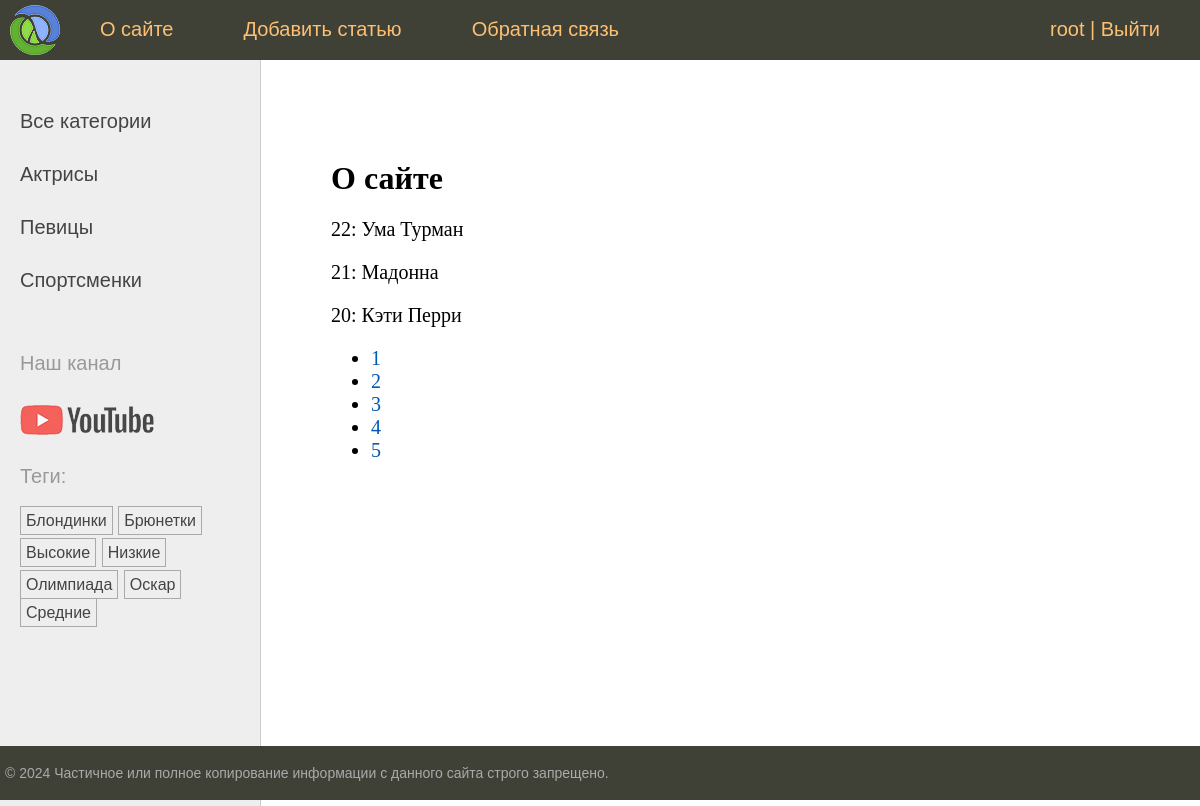
The page /about/ (signed in) on the database its author committed.
### women/models.py (models this page shows, shortened)
class Category(models.Model):  # Модель Category в виде класса для связи many-to-one (нашей первичной модели category)
    name = models.CharField(max_length=100, db_index=True, verbose_name="Категория")  # имя категории + индекс-е поле
    slug = models.SlugField(max_length=255, unique=True, db_index=True)  # поле для обращения по slug + index
    class Meta:  # мета класс для вывода класса Category в админ панель
        verbose_name = "Категория"
        verbose_name_plural = "Категории"
    def get_absolute_url(self):  # метод для формирования URl адреса (см шаблон в list_categories.html)
        return reverse('category', kwargs={'cat_slug': self.slug})  # возвращает с помощью reverse маршрут по

class TagPost(models.Model):  # модель для тегов наследуем от класса Model
    tag = models.CharField(max_length=100, db_index=True)  # название тега(индексированное) + max длина 100 символов
    slug = models.SlugField(max_length=255, unique=True, db_index=True)  # поле для slug (уникален и индексирован)
    def get_absolute_url(self):  # метод возвращает url для конкретного тега(также отвечает в админке-смотреть на сайте)
        return reverse('tag', kwargs={'tag_slug': self.slug})  # slug берется из бд и формируется маршрут

class Women(models.Model):  # наш класс-модель с полями для таблицы
    class Status(models.IntegerChoices):  # класс для именовывания опубликованных/не опубликованных статей в виджете
        DRAFT = 0, 'Черновик'  # название-статус в виджете в виде кортежа с int
        PUBLISHED = 1, 'Опубликовано'  # - костыль в 20 строке - преобразует 1 и 0 в булевы значения
    title = models.CharField(max_length=255, verbose_name="Заголовок")  # Заголовок с максимальным кол-во символов
    slug = models.SlugField(max_length=255, unique=True, db_index=True, verbose_name="Slug",  # связка с slug в urls
                            validators=[  # стандартные валидаторы для slug + сообщение
                                MinLengthValidator(5, message="Минимум 5 символов"),
                                MaxLengthValidator(100, message="Максимум 100 символов")])
    photo = models.ImageField(upload_to="photos/%y/%m/%d", default=None,  # поле для загрузки фото для постов +
                              blank=True, null=True, verbose_name="Фото")  # параметры загрузки(каталог, имя...)
    content = models.TextField(blank=True, verbose_name="Текст статьи")  # Поле для текста(статьи) с доступно пустым
    time_create = models.DateTimeField(auto_now_add=True, verbose_name="Время создания")  # авто заполнение времени
    time_update = models.DateTimeField(auto_now=True, verbose_name="Время изменения")  # меняющееся при каждом изменении
    is_published = models.BooleanField(choices=tuple(map(lambda x: (bool(x[0]), x[1]), Status.choices)),  # Публикация +
                                       default=Status.DRAFT, verbose_name="Статус")  # костыль "опубликовано" в админке
    cat = models.ForeignKey('Category', on_delete=models.PROTECT, related_name='posts', verbose_name="Категории")
    tags = models.ManyToManyField('TagPost', blank=True, related_name='tags', verbose_name="Теги")  # many-to-many
    husband = models.OneToOneField('Husband', on_delete=models.SET_NULL,  # вывести Null в поле, где были удалены данные
                                   null=True, blank=True, related_name='wuman', verbose_name="Муж")
    author = models.ForeignKey(get_user_model(), on_delete=models.SET_NULL,  # атрибут связывает конкретную статью с её
                               related_name='posts', null=True, default=None)  # Автором. Получение модели get_user_mo-l
    objects = models.Manager()  # пользовательский менеджер по умолчанию (работает, если published не активен)
    published = PublishedManager()  # пользовательский менеджер публикаций(да/нет)
    class Meta:  # спец класс для сортировки полей модели Women с методом ordering и indexes + порядок сортировки
        verbose_name = "Известные женщины"  # заголовок для админки
        verbose_name_plural = "Известные женщины"  # заголовок во множественном числе (без -s)
        ordering = ['-time_create']  # порядок сортировки
        indexes = [  # список индексированных полей для ускорения сортировки
            models.Index(fields=['-time_create'])  # class Meta - для управления сортировкой на уровне класса
        ]

### women/views.py (the view)
# urls.py: path('about/', views.about, name='about'),  # маршрут about(о сайте)
@login_required  # декоратор, ограничивает доступ не авторизованным пользователям + можно указать адрес перенаправления
def about(request):  # ф-я представления about(о сайте) + render ( 3 - аргумент в виде словаря в шаблоне about)
    contact_list = Women.published.all()  # Взять все опубликованные записи из модели Women
    paginator = Paginator(contact_list, 3)  # Класс Paginator, все опубл записи + кол-во элементов на странице
    page_number = request.GET.get('page')  # Через GET-запрос получить номер ('page') для отображения текущей страницы
    page_obj = paginator.get_page(page_number)  # получить текущую страницу по номеру (page_number)
    return render(request, 'women/about.html',
                  {'title': 'О сайте', 'page_obj': page_obj})  # путь к шаблону + передача формы в шаблоны

### users/context_processors.py (called while the page is built)
def get_women_context(request):  # Конт-й шаблонный проц-р для отображения главного меню
    return {'mainmenu': menu}  # вернуть словарь и автоматически передать его во все шаблоны + переменная menu

### women/models.py (called while the page is built)
    def get_queryset(self):  # возвращает опубликованные посты(спец метод базового класса)
        return super().get_queryset().filter(is_published=Women.Status.PUBLISHED)  # возвращает опубликованные статьи

### women/templatetags/women_tags.py (called while the page is built)
@register.inclusion_tag('women/list_categories.html')  # inclusion тэг формирует шаблон и возвр-т фрагмент HTML-страницы
def show_categories(cat_selected=0):  # ф-я возвращает обработанную HTML-страницу
    cats = Category.objects.annotate(total=Count("posts")).filter(total__gt=0)  # вывод категорий, связанных с
    return {'cats': cats, 'cat_selected': cat_selected}  # возвращает список cats_db по переменной cats

@register.inclusion_tag('women/list_tags.html')  # шаблонный тег для отображения тегов в левом сайдбаре
def show_all_tags():
    return {'tags': TagPost.objects.annotate(total=Count("tags")).filter(total__gt=0)}  # возвращает теги из модели

### women/templates/women/about.html
{% extends 'base.html' %}
{% block content %}
<h1>{{ title }}</h1>
{% for item in page_obj %}
<p>{{ item.pk }}: {{ item.title }}</p>
{% endfor %}
<nav>
    <ul>
        {% for p in page_obj.paginator.page_range %}
        <li>
            <a href="?page={{ p }}">{{ p }}</a>
        </li>
        {% endfor %}
    </ul>
</nav>
{% endblock %}

### templates/base.html (shortened to what this page needs)
{% load static %}
{% load women_tags %}
<html>
<head>
	<link type="text/css" href="{% static 'women/css/styles.css' %}" rel="stylesheet" />
</head>
<body>
<table class="table-page" border=0 cellpadding="0" cellspacing="0">
<tr><td valign=top>
{% block mainmenu %}
		<div class="header">
			<ul id="mainmenu" class="mainmenu">
			<li class="logo"><a href="{% url 'home' %}"><div class="logo"></div></a></li>
{% for m in mainmenu %}
	<li><a href="{% url m.url_name %}">{{m.title}}</a></li>
{% endfor %}
{% if user.is_authenticated %}
	<li	class="last"><a href="{% url 'users:profile' %}"> {{user.username}}</a> | <a href="{% url 'users:logout' %}">Выйти</a></li>
{% else %}
	<li class="last"><a href="{% url 'users:login' %}">Войти</a> | <a href="{% url 'users:register' %}">Регистрация</a></li>
{% endif %}
			</ul>
		</div>
{% endblock mainmenu %}
<table class="table-content" border=0 cellpadding="0" cellspacing="0">
<tr>
	<td valign="top" class="left-chapters">
	<ul id="leftchapters">
		{% if cat_selected == 0 %}
		<li class="selected">Все категории</li>
		{% else %}
		<li><a href="{% url 'home' %}">Все категории</a></li>
		{% endif %}
		{% show_categories cat_selected %}
		<li class="share">
		<p>Наш канал</p>
		<a class="share-yt" href="https://www.youtube.com/" target="_blank" rel="nofollow"></a>
		</li>
		<li>{% show_all_tags %}</li>
	</ul>
</td>
<td valign="top" class="content">
	<div class="content-text">
{% block content %}
{% endblock %}
	</div>
</td></tr></table>
</td></tr>
<tr><td valign=top>
	<div id="footer">
		<p>&copy; 2024 Частичное или полное копирование информации с данного сайта строго запрещено.</p>
	</div>
</td></tr></table>
</body>
</html>

### women/templates/women/list_categories.html
{% for cat in cats %}
{% if cat_id == cat_selected %}
<li class="selected">{{cat.name}}</li>
{% else %}
<li><a href="{{ cat.get_absolute_url }}">{{cat.name}}</a></li>
{% endif %}
{% endfor %}

### women/templates/women/list_tags.html
{% if tags %}
    <p>Теги:</p>
    <ul class="tags-list">
        {% for t in tags %}
        <li><a href="{{t.get_absolute_url}}">{{t.tag}}</a></li>
        {% endfor %}
    </ul>
{% endif %}

### women/static/women/css/styles.css (style rules this page uses)
html, body { font-family: 'Arial'; margin: 0; padding: 0; height: 100%; width: 100%; color: #444; }
a { color: #0059b2; text-decoration: none; }
.table-page { width: 100%; height: 100%; vertical-align: top; }
.table-page tr { height: 100%; }
.header { background: #3F4137; height: 60px; }
.logo { background: url('../images/logo.png') no-repeat 10px 5px; width: 70px; height: 60px; }
ul.mainmenu { list-style: none; margin: 0; padding: 0; height: 60px; color: #fdc073; font-size: 20px; overflow: hidden; }
ul.mainmenu li { float: left; margin: 18px 40px 0 30px; }
ul.mainmenu li.logo { margin: 0; }
ul.mainmenu li.last { float: right; }
ul.mainmenu li a { color: #fdc073; text-decoration: none; }
.table-content { width: 100%; min-height: 100%; height: 100%; }
.left-chapters { margin: 0; background: #eee; border-right: 1px solid #ccc; }
.left-chapters ul { width: 230px; margin: 0; padding: 20px 10px 10px 20px; list-style: none; font-size: 20px; }
.left-chapters ul li { margin: 30px 0 0 0; color: #999; }
.left-chapters ul li a { color: #444; text-decoration: none; }
.left-chapters ul li.share { margin: 60px 0 0 0; }
.left-chapters ul li.share p { margin: 30px 0 30px 0; }
.left-chapters ul li.share a { display: inline-block; width: 40px; height: 40px; margin: 0 20px 0 0; }
.left-chapters ul li.share a.share-yt { width: 100%; height: 30px; background: url('../images/share_yt.png') no-repeat 0 0 }
ul.tags-list { width: 100%; margin: 0; padding: 0; list-style: none; }
ul.tags-list li { margin: 0; padding: 0 0 10px; display: inline-block; }
ul.tags-list li a { padding: 5px; font-size: 16px; border: 1px solid #aaa; }
.content { padding: 40px 20px 20px 40px; width: 100%; box-sizing: border-box; }
.content-text { margin: 60px 0 0 30px; color: #000; font-size: 20px; font-family: Yandex Sans Display Light; }
.content-text h1 { font-size: 32px; }
#footer { box-sizing: border-box; background: #3F4137; padding: 5px; color: #aaa; font-size: 14px; font-family: Verdana, Geneva, Arial, Helvetica; text-align: left; overflow: hidden; }

### rows shown on the page
Category: name "Актрисы"
Category: name "Певицы"
Category: name "Спортсменки"
TagPost: tag "Блондинки"
TagPost: tag "Брюнетки"
TagPost: tag "Высокие"
TagPost: tag "Низкие"
TagPost: tag "Олимпиада"
TagPost: tag "Оскар"
TagPost: tag "Средние"
Women: pk "22", title "Ума Турман"
Women: pk "21", title "Мадонна"
Women: pk "20", title "Кэти Перри"

### other values the page prints
{{ m.title }} "О сайте" "Добавить статью" "Обратная связь"
{{ user.username }} "root"
{{ title }} "О сайте"
{{ p }} "1" "2" "3" "4" "5"
